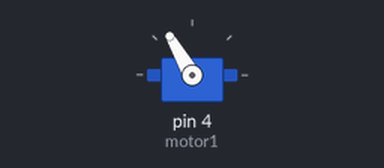
A sketch run on a simulated Arduino Uno, built with avr-gcc and run on an emulated ATmega328P. Parts: servo.

Above: at 0.05 s.
Timing chart, 0 to 4.6 s (numbered marks = the images above):
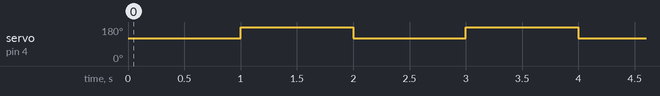

Measured:
- by itself, servo on pin 4 (motor1): alternates 180° for 1.0 s and 120° for 1.0 s

The sketch:

testMotor.ino
```cpp
#include <Servo.h>

Servo motor1;

void setup()
{
  motor1.attach(4);
}

void loop()
{

  motor1.write(120);
  delay(1000);
  motor1.write(180);
  delay(1000);

}
```
